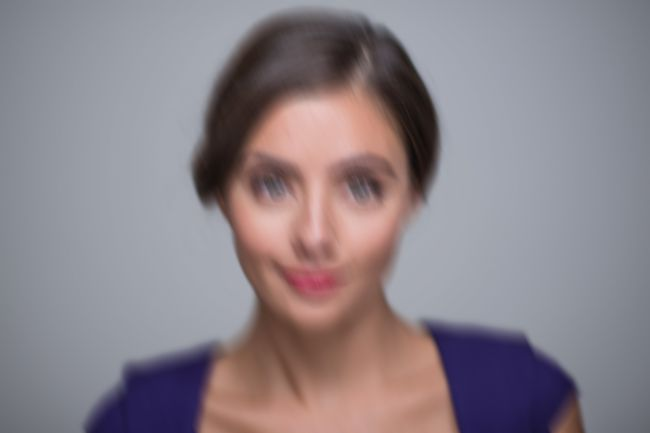
#> input picture test01.jpg, 650 x 433 px
$ python blur_detect.py   (older library calls are emulated)
#> lines starting #> are read from the running program, lines starting #| are printed output that depends on the picture; after the words box and inside, x2 and y2 are one past the last pixel; in counts of white or black regions, pixels touching at a corner belong together
import cv2

# Duong dan den file anh
image_file= "test01.jpg"
# Dinh nghia blur threshold
blur_threshold=100

# Doc anh tu file
image = cv2.imread(image_file)
#> image is the input picture: shape (433, 650, 3); mean B, G, R 137.2, 130.6, 139.4
gray  = cv2.cvtColor(image,cv2.COLOR_BGR2GRAY)
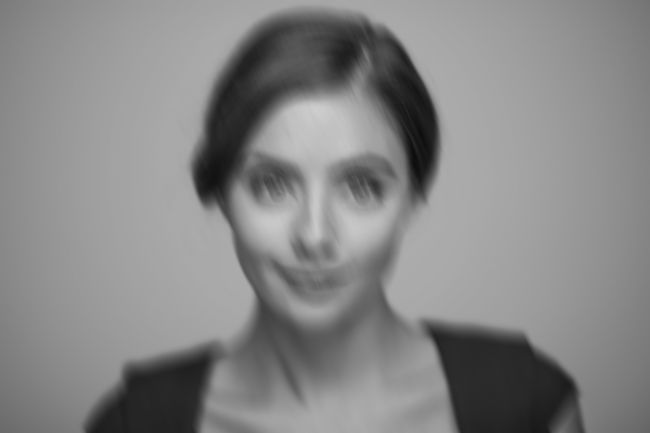
#> gray: shape (433, 650); min 12, max 207, mean 134

# Tinh toan muc do focus cua anh
focus_measure = cv2.Laplacian(gray, cv2.CV_64F).var()
#> focus_measure = 3.7

if focus_measure < blur_threshold:
    text = "Blurry pix"
    cv2.putText(image, "{} - FM = {:.2f}".format(text, focus_measure), (30, 50), cv2.FONT_HERSHEY_SIMPLEX, 1, (0, 0, 255), 3)
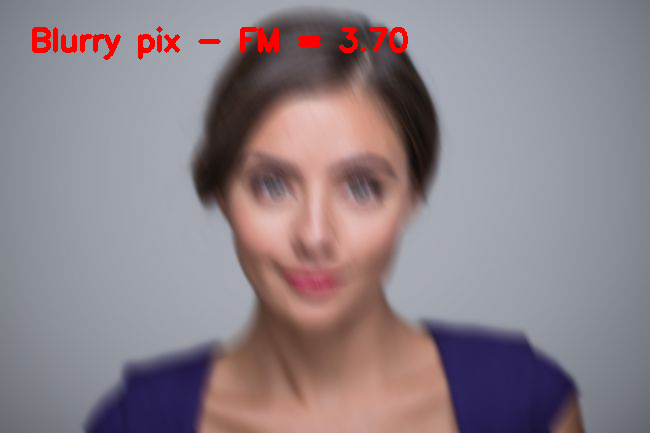
#> image: shape (433, 650, 3); 1.18% of pixels changed, all inside (x1, y1, x2, y2) = (32, 26, 408, 60)

else:
    text = "Fine pix"
    cv2.putText(image, "{} - FM = {:.2f}".format(text, focus_measure), (30, 50), cv2.FONT_HERSHEY_SIMPLEX, 1, (0, 255, 0), 3)

# Hien thi anh
cv2.imshow("Image", image)
key = cv2.waitKey(0)
#> (key Esc is pressed here)

$ run again, with test02.jpg copied over test01.jpg
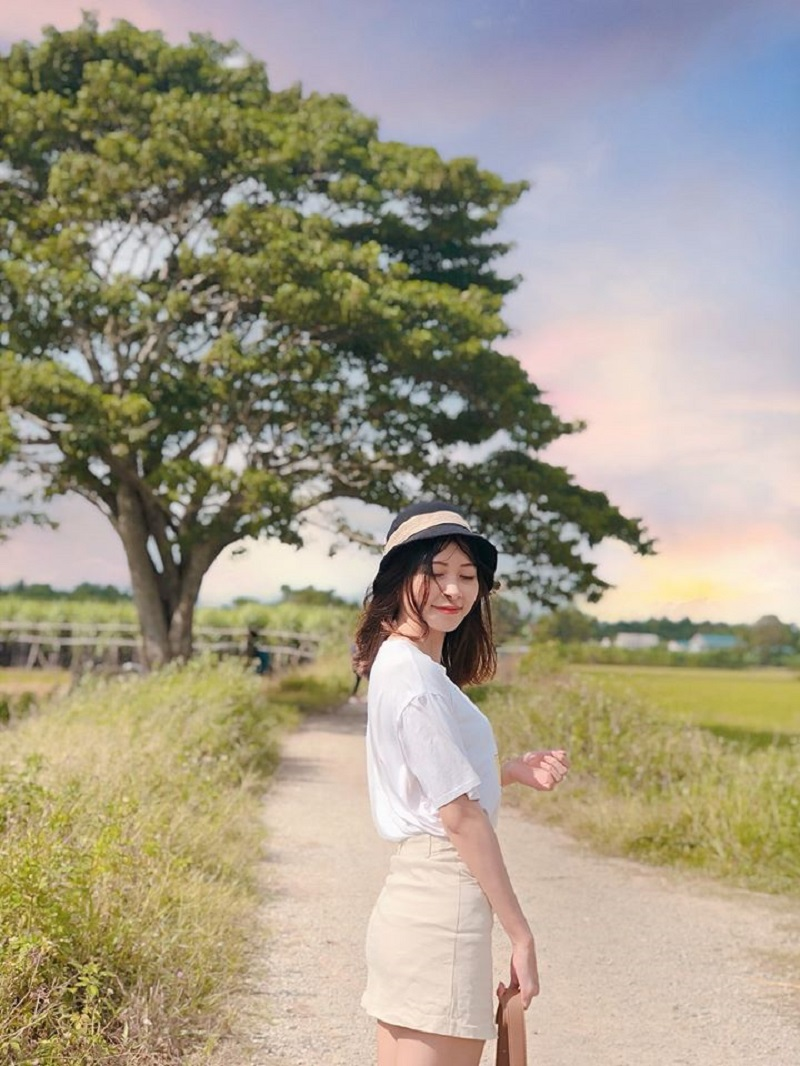
#> input picture test02.jpg, 800 x 1066 px
#> image is the input picture: shape (1066, 800, 3); mean B, G, R 136.5, 155.9, 163.7
#> `gray  = cv2.cvtColor(image,cv2.COLOR_BGR2GRAY)`:
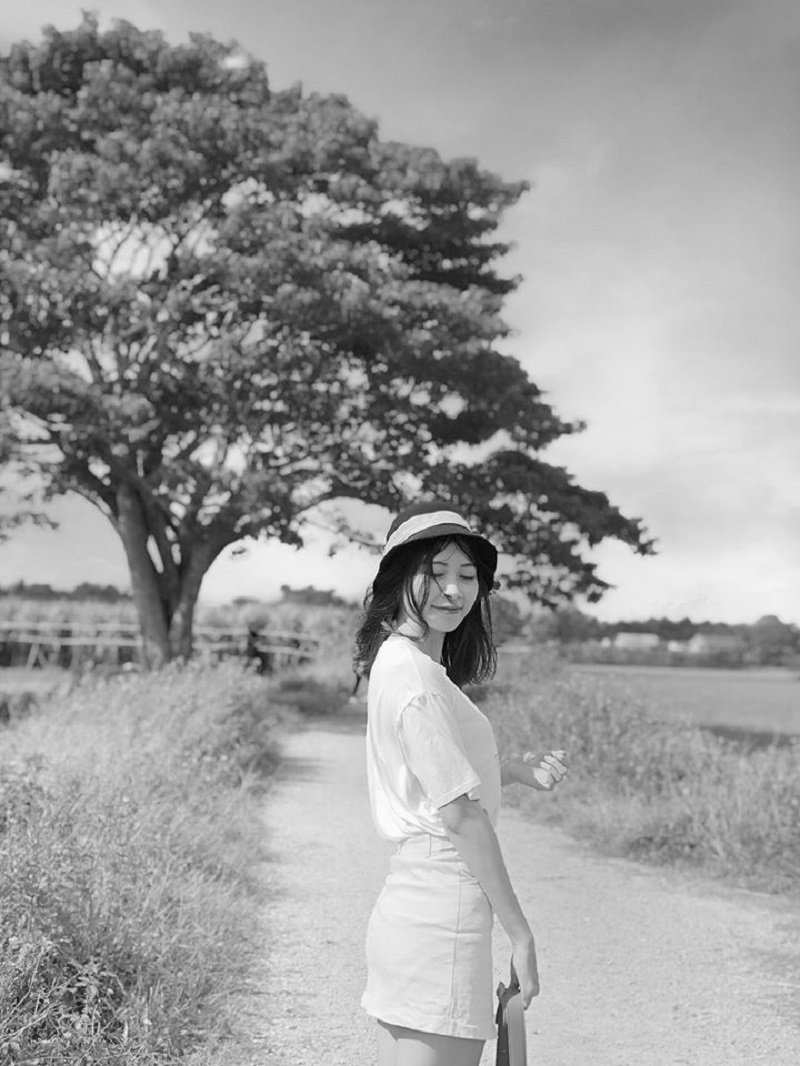
#> gray: shape (1066, 800); min 1, max 255, mean 156
#> focus_measure = 163.7
#> `cv2.putText(image, "{} - FM = {:.2f}".format(text, focus_measure), (30..`:
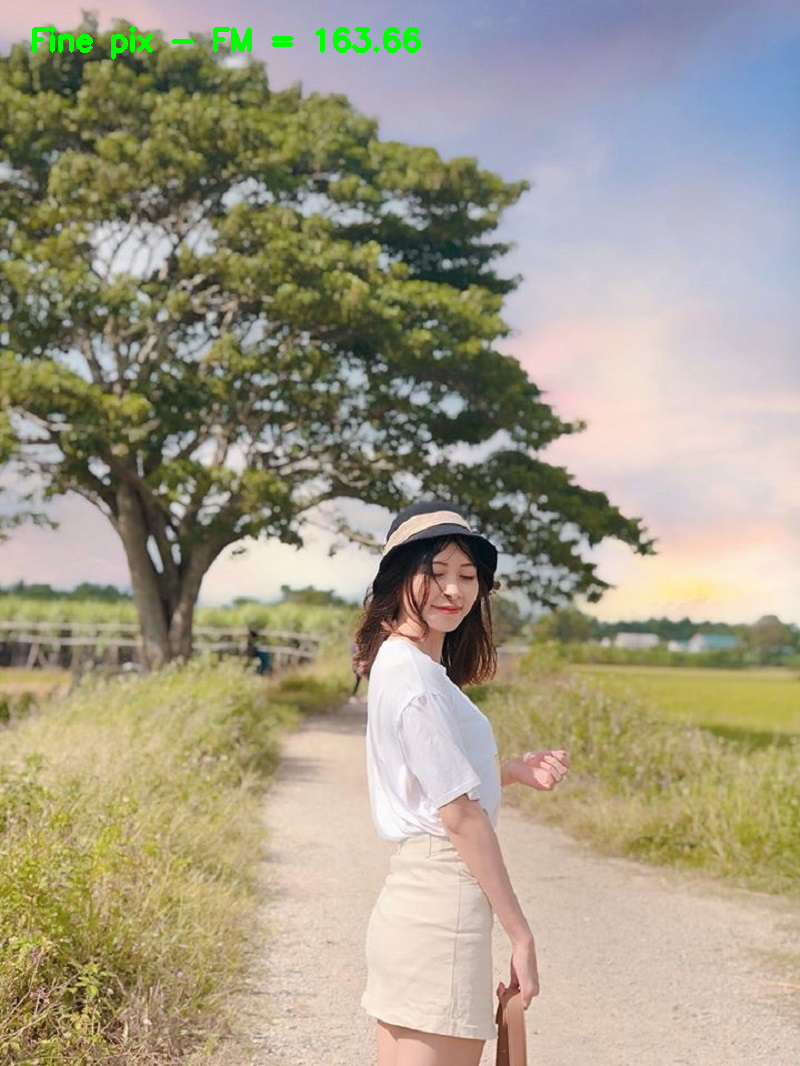
#> image: shape (1066, 800, 3); 0.41% of pixels changed, all inside (x1, y1, x2, y2) = (32, 26, 421, 60)
